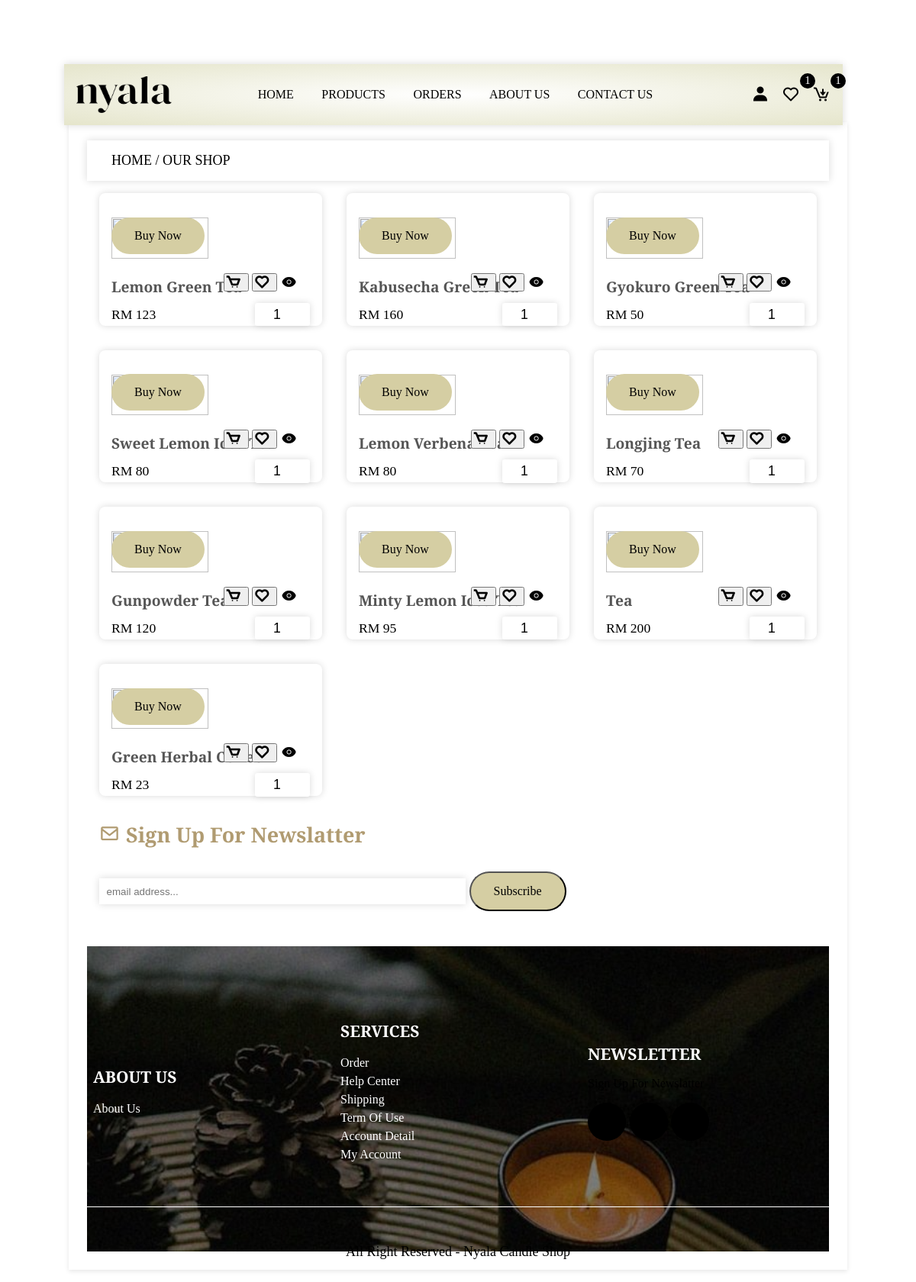
Page /view_products.php (signed in) on the committed database.
### tables this page shows
CREATE TABLE `products` (
  `id` varchar(255) NOT NULL,
  `name` varchar(255) NOT NULL,
  `price` varchar(255) NOT NULL,
  `image` varchar(255) NOT NULL,
  `product_detail` varchar(500) NOT NULL,
  `status` varchar(100) NOT NULL
);

### view_products.php (the view, shortened to what this page needs)
<?php
 include 'components/connection.php';
?>
<!DOCTYPE html>
<html lang="en">
<head>
    <link rel="stylesheet" href="style.css">
    <link rel="stylesheet" href="https://cdn.jsdelivr.net/npm/@fortawesome/fontawesome-free@6.2.1/css/fontawesome.min.css">
    <link href='https://unpkg.com/boxicons@2.1.4/css/boxicons.min.css' rel='stylesheet'>
</head>
<body>
	<?php include 'components/header.php'; ?>
	<div class="main">
		<div class="title2">
			<a href="home.php">home </a><span>/ our shop</span>
		</div>
		<section class="products">
			<div class="box-container">
				<?php
					$select_products = $conn->prepare("SELECT * FROM `products`");
					$select_products->execute();
					if ($select_products->rowCount() > 0) {
						while ($fetch_products = $select_products->fetch(PDO::FETCH_ASSOC)) {
				?>
				<form action="" method="post" class="box">
					<div class="button">
						<button type="submit" name="add_to_cart"><i class="bx bx-cart"></i></button>
						<button type="submit" name="add_to_wishlist"><i class="bx bx-heart"></i></button>
						<a href="view_page.php?pid=<?php echo $fetch_products['id']; ?>" class="bx bxs-show"></a>
					</div>
					<h3 class="name"><?=$fetch_products['name']; ?></h3>
					<div class="flex">
						<p class="price">RM <?=$fetch_products['price']; ?></p>
						<input type="number" name="qty" required min="1" value="1" max="99" maxlength="2" class="qty">
					</div>
					<a href="checkout.php?get_id=<?=$fetch_products['id']; ?>" class="btn">buy now</a>
				</form>
				<?php
						}
					}else{
						echo '<p class="empty">no products added yet!</p>';
					}
				?>
			</div>
		</section>
		<?php include 'components/footer.php'; ?>
	</div>
</body>
</html>

### style.css (style rules this page uses)
* { margin: 0; padding: 0; box-sizing: border-box; }
:root { --brown : #B09B71; --light-brown: #D5CEA3; --box-shadow: 0 0 10px rgb(0 0 0/15%); }
html { font-size: 16px; -ms-overflow-style: scrollbar; -webkkit-tap-highlight-color: transparent; --ms-text-size-adjust: 100%; -webkit-text-size-djust: 100%; }
body { background-image: url('img/body-bg.jpg'); width: 100%; font-family: 'Cormorant', serif; font-size: 18px; }
.main { width: 85vw; background: #fff; box-shadow: 0 2px 6px 0 rgb(0 0 0 / 10%); margin: 1rem auto; margin-top: 10rem; padding: 2%; }
a { text-decoration: none; }
.btn { line-height: 2; background-color: var(--light-brown); padding: 5px 35px; display: inline-block; border-radius: 30px; color: #000; text-transform: capitalize; font-family: inherit; font-size: 16px; cursor: pointer; user-select: none; position: relative; overflow: hidden; vertical-align: middle; transition: color 0.3s ease; z-index: 2; }
.btn::before { position: absolute; content: ''; left: 0; top: 0; background: var(--brown); height: 100%; width: 0; z-index: -1; transition: width 0.3s ease; }
input, textarea { background: #fff; border: none; outline: none; padding: .6rem; box-shadow: var(--box-shadow); margin: .5rem 0; border: 1px solid var(--#B09B71); width: 100%; }
.title2 { border-top: 1px solid var(--#B09B71); padding: 1rem 2rem; text-transform: uppercase; box-shadow: var(--box-shadow); }
.title2 a { color: var(--#B09B71); }
.flex { width: 100%; display: flex; justify-content: space-between; align-items: center; position: center; margin: 0 auto; }
a { text-decoration: none; color: #000000; }
p { color: #000000; }
.btn { display: inline-block; background: #D5CEA3; color: #000000; padding: 8px 30px; margin: 30px 0; border-radius: 30px; transition: background 0.5; }
.products .box-container { display: grid; grid-template-rows: repeat(3, 1fr); grid-template-columns: repeat(3, 1fr); }
.products .box-container .box { box-shadow: var(--box-shadow); border-radius: .5rem; padding: 2rem 1rem; margin: 1rem; position: relative; }
.products .box-container .box .name { font-size: 1.2rem; color: #555; text-transform: capitalize; }
.products .box-container .box .button { text-align: center; position: absolute; bottom: 22%; right: 6%; border-radius: 10px; background: var(--box-shadow); padding: .3rem 0.5rem; }
.products .box-container .box .button i, .products .box-container .box .button a { font-size: 1.3rem; font-weight: bold; margin-right: .5rem; color: #000; }
.products .box-container .box .flex { padding-bottom: 1rem; display: flex; margin-right: auto; }
.products .box-container .box .price { font-size: 1.1rem; color: var(--#B09B71); margin-right: auto; }
.products .box-container .box .btn { position: absolute; top: 1%; }
.products .box-container .box .flex .qty { border-radius: .2rem; padding: .3rem 1.5rem; width: 4.5rem; font-size: 1.1rem; color: #000; }
.products .box-container .box .button { align-items: center; }

### rows in the picture
products: name "Lemon Green Tea", price "123"
products: name "Kabusecha Green Tea", price "160"
products: name "Gyokuro Green Tea", price "50"
products: name "Sweet Lemon Iced Tea", price "80"
products: name "Lemon Verbena Tea", price "80"
products: name "Longjing Tea", price "70"
products: name "Gunpowder Tea", price "120"
products: name "Minty Lemon Iced Tea", price "95"
products: name "Tea", price "200"
products: name "Green Herbal Coffee", price "23"

### other values in the picture
$total_wishlist_items "1"
$total_cart_items "1"
